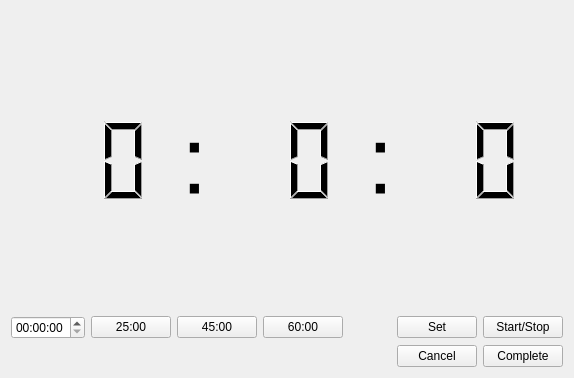
<?xml version="1.0" encoding="UTF-8"?>
<ui version="4.0">
 <class>Work</class>
 <widget class="QWidget" name="Work">
  <property name="geometry">
   <rect>
    <x>0</x>
    <y>0</y>
    <width>574</width>
    <height>378</height>
   </rect>
  </property>
  <property name="windowTitle">
   <string>Form</string>
  </property>
  <layout class="QVBoxLayout" name="verticalLayout">
   <item>
    <layout class="QHBoxLayout" name="horizontalLayout">
     <item>
      <spacer name="horizontalSpacer_7">
       <property name="orientation">
        <enum>Qt::Horizontal</enum>
       </property>
       <property name="sizeHint" stdset="0">
        <size>
         <width>40</width>
         <height>20</height>
        </size>
       </property>
      </spacer>
     </item>
     <item>
      <widget class="QLCDNumber" name="hours">
       <property name="sizePolicy">
        <sizepolicy hsizetype="MinimumExpanding" vsizetype="MinimumExpanding">
         <horstretch>0</horstretch>
         <verstretch>0</verstretch>
        </sizepolicy>
       </property>
       <property name="minimumSize">
        <size>
         <width>100</width>
         <height>150</height>
        </size>
       </property>
       <property name="font">
        <font>
         <pointsize>72</pointsize>
        </font>
       </property>
       <property name="frameShape">
        <enum>QFrame::NoFrame</enum>
       </property>
       <property name="digitCount">
        <number>2</number>
       </property>
      </widget>
     </item>
     <item>
      <spacer name="horizontalSpacer_5">
       <property name="orientation">
        <enum>Qt::Horizontal</enum>
       </property>
       <property name="sizeType">
        <enum>QSizePolicy::MinimumExpanding</enum>
       </property>
       <property name="sizeHint" stdset="0">
        <size>
         <width>5</width>
         <height>20</height>
        </size>
       </property>
      </spacer>
     </item>
     <item>
      <widget class="QLabel" name="label">
       <property name="sizePolicy">
        <sizepolicy hsizetype="Minimum" vsizetype="Minimum">
         <horstretch>0</horstretch>
         <verstretch>0</verstretch>
        </sizepolicy>
       </property>
       <property name="font">
        <font>
         <pointsize>72</pointsize>
        </font>
       </property>
       <property name="text">
        <string>:</string>
       </property>
      </widget>
     </item>
     <item>
      <spacer name="horizontalSpacer_3">
       <property name="orientation">
        <enum>Qt::Horizontal</enum>
       </property>
       <property name="sizeType">
        <enum>QSizePolicy::MinimumExpanding</enum>
       </property>
       <property name="sizeHint" stdset="0">
        <size>
         <width>5</width>
         <height>20</height>
        </size>
       </property>
      </spacer>
     </item>
     <item>
      <widget class="QLCDNumber" name="minutes">
       <property name="sizePolicy">
        <sizepolicy hsizetype="MinimumExpanding" vsizetype="MinimumExpanding">
         <horstretch>0</horstretch>
         <verstretch>0</verstretch>
        </sizepolicy>
       </property>
       <property name="minimumSize">
        <size>
         <width>100</width>
         <height>150</height>
        </size>
       </property>
       <property name="frameShape">
        <enum>QFrame::NoFrame</enum>
       </property>
       <property name="smallDecimalPoint">
        <bool>false</bool>
       </property>
       <property name="digitCount">
        <number>2</number>
       </property>
       <property name="segmentStyle">
        <enum>QLCDNumber::Filled</enum>
       </property>
      </widget>
     </item>
     <item>
      <spacer name="horizontalSpacer_4">
       <property name="orientation">
        <enum>Qt::Horizontal</enum>
       </property>
       <property name="sizeType">
        <enum>QSizePolicy::MinimumExpanding</enum>
       </property>
       <property name="sizeHint" stdset="0">
        <size>
         <width>5</width>
         <height>20</height>
        </size>
       </property>
      </spacer>
     </item>
     <item>
      <widget class="QLabel" name="label_2">
       <property name="font">
        <font>
         <pointsize>72</pointsize>
        </font>
       </property>
       <property name="text">
        <string>:</string>
       </property>
      </widget>
     </item>
     <item>
      <spacer name="horizontalSpacer_6">
       <property name="orientation">
        <enum>Qt::Horizontal</enum>
       </property>
       <property name="sizeType">
        <enum>QSizePolicy::MinimumExpanding</enum>
       </property>
       <property name="sizeHint" stdset="0">
        <size>
         <width>5</width>
         <height>20</height>
        </size>
       </property>
      </spacer>
     </item>
     <item>
      <widget class="QLCDNumber" name="seconds">
       <property name="sizePolicy">
        <sizepolicy hsizetype="MinimumExpanding" vsizetype="MinimumExpanding">
         <horstretch>0</horstretch>
         <verstretch>0</verstretch>
        </sizepolicy>
       </property>
       <property name="minimumSize">
        <size>
         <width>100</width>
         <height>150</height>
        </size>
       </property>
       <property name="frameShape">
        <enum>QFrame::NoFrame</enum>
       </property>
       <property name="digitCount">
        <number>2</number>
       </property>
      </widget>
     </item>
     <item>
      <spacer name="horizontalSpacer_8">
       <property name="orientation">
        <enum>Qt::Horizontal</enum>
       </property>
       <property name="sizeType">
        <enum>QSizePolicy::Expanding</enum>
       </property>
       <property name="sizeHint" stdset="0">
        <size>
         <width>40</width>
         <height>20</height>
        </size>
       </property>
      </spacer>
     </item>
    </layout>
   </item>
   <item>
    <layout class="QVBoxLayout" name="verticalLayout_2">
     <item>
      <layout class="QHBoxLayout" name="horizontalLayout_3">
       <item>
        <widget class="QTimeEdit" name="timeEdit">
         <property name="displayFormat">
          <string>HH:mm:ss</string>
         </property>
        </widget>
       </item>
       <item>
        <widget class="QPushButton" name="set25">
         <property name="text">
          <string>25:00</string>
         </property>
        </widget>
       </item>
       <item>
        <widget class="QPushButton" name="set45">
         <property name="text">
          <string>45:00</string>
         </property>
        </widget>
       </item>
       <item>
        <widget class="QPushButton" name="set60">
         <property name="text">
          <string>60:00</string>
         </property>
        </widget>
       </item>
       <item>
        <spacer name="horizontalSpacer">
         <property name="orientation">
          <enum>Qt::Horizontal</enum>
         </property>
         <property name="sizeHint" stdset="0">
          <size>
           <width>40</width>
           <height>20</height>
          </size>
         </property>
        </spacer>
       </item>
       <item>
        <widget class="QPushButton" name="setButton">
         <property name="text">
          <string>Set</string>
         </property>
        </widget>
       </item>
       <item>
        <widget class="QPushButton" name="startButton">
         <property name="text">
          <string>Start/Stop</string>
         </property>
        </widget>
       </item>
      </layout>
     </item>
     <item>
      <layout class="QHBoxLayout" name="horizontalLayout_4">
       <item>
        <spacer name="horizontalSpacer_2">
         <property name="orientation">
          <enum>Qt::Horizontal</enum>
         </property>
         <property name="sizeHint" stdset="0">
          <size>
           <width>40</width>
           <height>20</height>
          </size>
         </property>
        </spacer>
       </item>
       <item>
        <widget class="QPushButton" name="cancelButton">
         <property name="text">
          <string>Cancel</string>
         </property>
        </widget>
       </item>
       <item>
        <widget class="QPushButton" name="completeButton">
         <property name="text">
          <string>Complete</string>
         </property>
        </widget>
       </item>
      </layout>
     </item>
    </layout>
   </item>
  </layout>
 </widget>
 <resources/>
 <connections/>
</ui>
